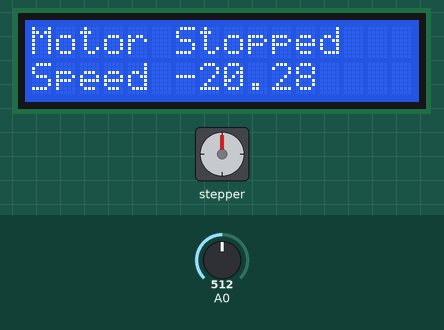
Recording of a sketch running on a simulated Arduino Uno, built with avr-gcc and run on an emulated ATmega328P. Shown: 16×2 character LCD, stepper motor. The test bench sets the inputs (shaded band); at power-on: A0 = 512. Stepper angles assume 4096 steps per turn.

Above: at 1.2 s.
1.3 s: A0 set to 642
2.9 s: A0 set to 665
At 3.5 s:
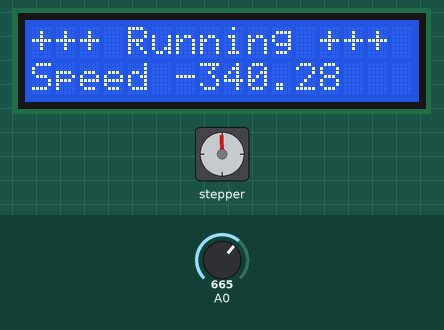
4.5 s: A0 set to 832
At 5.2 s:
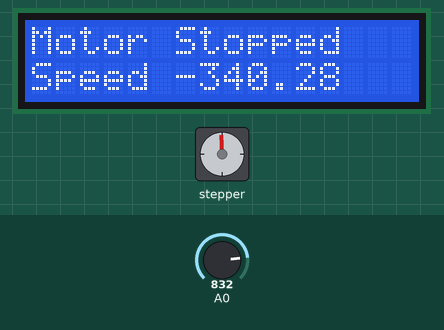
6.0 s: A0 set to 857
At 7.06 s:
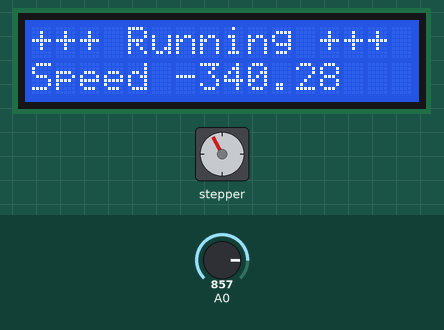
Timing chart, 0 to 20.2 s (numbered marks = the images above; inputs shaded):
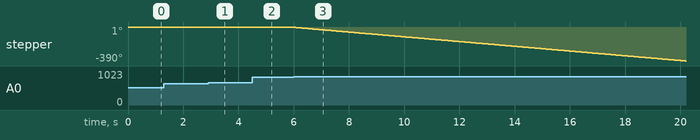

Measured:
- the behaviour switches between 649 and 650 on A0 (found by bisection; images 0 and 1)
- the behaviour switches between 849 and 850 on A0 (found by bisection; images 2 and 3)
- after the input at 2.9 s, stepper: goes -1° 1.2 s, then -2°, starting after 0.08 s; the display: changes at once (image 1)

The sketch:

StarTrackBL.ino
```cpp
/*
Star Tracker by Brandon Lindquist
2022

Arduino:	Arduino Uno
Motor:		28BYJ-48 Stepper Motor with ULN2003 Driver
LCD Display:	DFROBOT Gravity: 1602 LCD Keypad Shield
*/

#include <AccelStepper.h>
#include <LiquidCrystal.h>

//////////////////// *** LCD PANEL *** ////////////////////
// Arduino 2x16 LCD
// D04 - D010 are taken by LCD Shield
LiquidCrystal lcd(8, 9, 4, 5, 6, 7);

// Define values used by the panel and buttons
int adc_key_in = 0;   // Value generated by the button
int key = 0;          // Inital value of converted key

// {FUNCTION} Convert button presses to values
#define btnNONE 0     // Keys
#define btnRIGHT 1
#define btnUP 2
#define btnDOWN 3
#define btnLEFT 4
#define btnSELECT 5
int read_LCD_buttons() {       // read the buttons
  adc_key_in = analogRead(0);  // read the value from the sensor
  // Values output by buttons, see DFROBOT LCD KeyPad Shield For Arduino SKU: DFR0009
  if (adc_key_in > 1000) return btnNONE;
  // For DFROBOT LCD KeyPad Shield
  if (adc_key_in < 50)  return btnRIGHT;
  if (adc_key_in < 250) return btnUP;
  if (adc_key_in < 450) return btnDOWN;
  if (adc_key_in < 650) return btnLEFT;
  if (adc_key_in < 850) return btnSELECT;
  return btnNONE; // when all others fail, return this.
}

//////////////////// *** MOTOR *** ////////////////////
// Requires "AccelStepper" Library
#define HALFSTEP 8 // Moter Interface Type: HALFSTEP, 4096 steps per revolution (4076 steps actually?)
/* Motor pin definitions when using DFROBOT LCD KeyPad Shield
D04 - D010 are taken by LCD Shield */
#define motorPin1  1     // IN1 on the ULN2003 driver 1 to D01 on LCD shield
#define motorPin2  2     // IN2 on the ULN2003 driver 1 to D02 on LCD shield
#define motorPin3  3     // IN3 on the ULN2003 driver 1 to D03 on LCD shield
#define motorPin4  11    // IN4 on the ULN2003 driver 1 to D11 on LCD shield

AccelStepper stepper1 = AccelStepper(HALFSTEP, motorPin1, motorPin3, motorPin2, motorPin4);
// Define motor values
int isRun;                        // Motor running logic
double speeds = 199.72;           // {DEFINE DEFAULT SPEED} Steps per second
int maxspeed = 1000;              // {DEFINE MAX SPEED}

// {FUNCTION} Display Speed
void DisplaySpeed() {
  lcd.setCursor(0, 1);
  lcd.print("Speed ");
  lcd.print(speeds);
  lcd.print("    ");
}

//////////////////// *** MAIN SETUP *** ////////////////////
void setup() {
  // LCD SETUP //
  lcd.clear();                    // clear the lcd
  lcd.begin(16, 2);               // set up the LCD's number of columns and rows:
  // Top Row
  lcd.setCursor(0,0);             // set cursor to row 0, col 0
  lcd.print("Motor Stopped   ");  // display "Motor Stopped" on the LCD
  // Bottom Row
  lcd.setCursor(0,1);             // set cursor to row 0, col 1
  lcd.print("Speed ");            // display the value of speeds
  lcd.print(speeds);
  lcd.print("   ");

  // MOTOR SETUP //
  isRun = 0;                      // Set motor running logic
  stepper1.setMaxSpeed(maxspeed); // {MAX SPEED}
  stepper1.setSpeed(speeds);      // {DEFAULT SPEED}
}

//////////////////// *** MAIN LOOP *** ////////////////////
void loop() {
  key = read_LCD_buttons();       // Read Buttons, convert to values with function

  if (key >= 0) {
      if (key == btnSELECT) {             // SELECT to start and stop
        isRun = 1 - isRun;                      // (running logic)
          lcd.setCursor(0,0);
          if (isRun == 1) {
            lcd.print("+++ Running +++ ");
          }
          else {
            lcd.print("Motor Stopped  ");
          }
          delay(50); // delay 50ms
      }
      if (key == btnUP) {                 // UP to increase speed by 0.1
         speeds = speeds + 0.1;
         DisplaySpeed();
         delay(50);
      }
      if (key == btnDOWN) {               // DOWN to decrease speed by 0.1
         speeds = speeds - 0.1;
         DisplaySpeed();
         delay(50);
      }
      if (key == btnRIGHT) {              // RIGHT to increase speed by 10
         speeds += 10;
         DisplaySpeed();
         delay(50);
      }
      if (key == btnLEFT) {               // LEFT to decrease speed by 10
         speeds -= 10;
         DisplaySpeed();
         delay(50);
      }
      if (speeds > maxspeed) {            // (Prevent speed from going over maxspeed)
         speeds = maxspeed;
      }
      if (speeds < -maxspeed) {
         speeds = -maxspeed;
      }
      stepper1.setSpeed(speeds);          // Set speed
  }

  // MOTOR RUNS //
  if (isRun == 1) {
    stepper1.runSpeed();
  }
}
```
